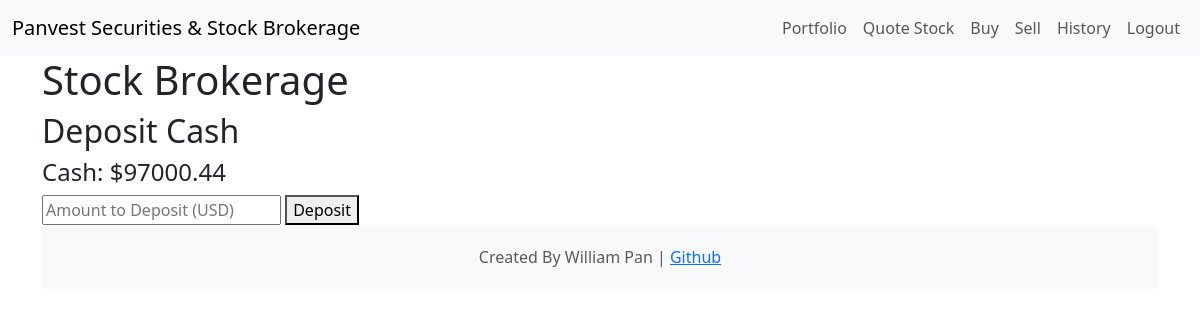
The app's page /deposit (signed in), older data.
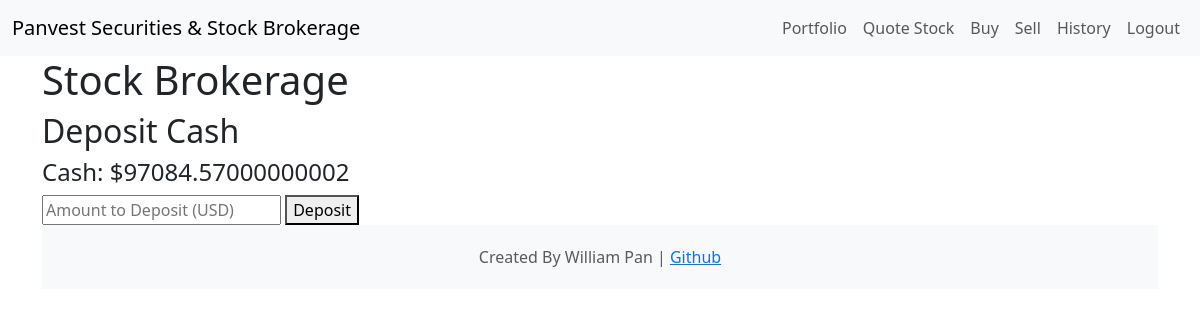
The same page, newer data.
### app.py (models this page shows)
class User(db.Model):
    id = db.Column(db.Integer, primary_key=True)
    username = db.Column(db.String(80), unique=True, nullable=False)
    hash_password = db.Column(db.String(128), nullable=False)
    cash = db.Column(db.Float, default=0.0, nullable =False)

### app.py (the view)
@app.route("/deposit", methods=["GET","POST"])
@require_login
def depsoit():
    if request.method == "POST":
        cash_to_deposit = request.form.get("cash_to_deposit")
        user = db.session.execute(db.select(User).filter_by(id=session["user_id"])).scalar_one_or_none()
        current_cash = user.cash
        new_cash = current_cash + float(cash_to_deposit)
        user.cash = new_cash
        db.session.commit()
        return redirect("/")
    else:
        user = db.session.execute(db.select(User).filter_by(id=session["user_id"])).scalar_one_or_none()
        current_cash = user.cash
        return render_template("deposit.html", current_cash=current_cash, active_page='deposit')

### app.py (called while the page is built)
@app.after_request
def after_request(response):
    response.headers["Cache-Control"] = "no-cache, no-store, must-revalidate"
    response.headers["Expires"] = 0
    response.headers["Pragma"] = "no-cache"
    return response

### login.py (called while the page is built)
def require_login(function):
    @wraps(function)
    def decorated_function(*args, **kwargs):
        if session.get("user_id") is None:
            return redirect("/login")
        return function(*args, **kwargs)
    return decorated_function

### templates/deposit.html (shortened to what this page needs)
{% extends "base.html" %}
{% block header %}
    Deposit Cash
{% endblock %}
{% block body %}
<h4>Cash: ${{current_cash}}</h4>
<form action="/deposit" method="post">
    <input autocomplete="off" name="cash_to_deposit" placeholder="Amount to Deposit (USD)" type="number" step = "0.01" min="0" required>
    <button type="submit">Deposit</button>
</form>
{% endblock %}

Row changes from the older to the newer data that the page shows:
changed User: cash "97000.44" → "97084.57000000002"
